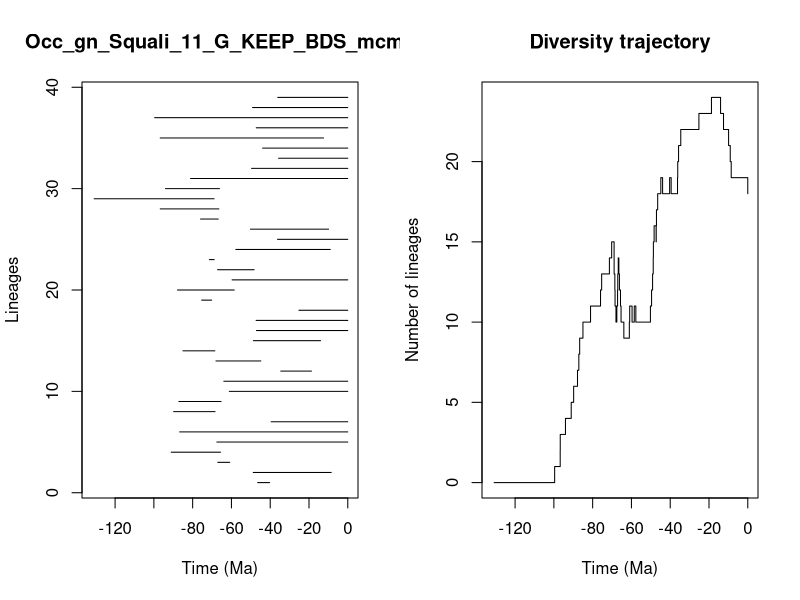

This figure's R source:


pdf(file='../Results/Genus/5_MA_bins_EP/pyrate_mcmc_logs/Occ_gn_Squali_11_G_KEEP_BDS_mcmc_LTT.pdf',width=0.6*20, height=0.6*10)
title = "Occ_gn_Squali_11_G_KEEP_BDS_mcmc"
ts=c(46.464098999828074, 48.75985763035209,67.04476848050656,91.05609248079533,67.52576954713703,86.69820929868473,39.514251284053735,89.80184798571572,87.12641834692255,61.08067945698911,63.91641828461356,34.561527386755756,67.97452240198834,85.00819239039303,48.6802318037999,47.09010486334385,47.274566676992485,25.20588627808677,75.35668695804088,87.81316244814822,59.67018039991828,67.15351934459918,71.36435630364954,57.73010324361678,36.23159887250807,50.20842168848321,75.9364710458461,96.71299610515283,130.79251171208574,94.02296432541672,81.09014243691658,49.619938775858934,35.698227747184305,43.930416240677346,96.73888632464953,47.206879125457704,99.5971052373881,49.095402752145006,36.12218846670879)
te=c(40.30160353718932, 8.540718137818887,60.8928243118155,65.64183385055628,0.0,0.0,0.0,68.44816793896409,65.3524675242581,0.0,0.0,18.72922068549987,44.8429197992323,68.55134013427141,14.035062354880125,0.0,0.0,0.0,70.19539060215274,58.53981330412556,0.0,48.29978941472829,68.92762869995857,9.039017434275221,0.0,9.897399893011706,66.79804278130295,66.48672438487036,68.94251673948109,66.18620999981107,0.0,0.0,0.0,0.0,12.514554188749587,0.0,0.0,0.0,0.0)
div_traj=c(0, 1,2,3,4,5,6,7,8,9,10,11,12,13,14,15,14,13,12,11,10,11,12,13,14,13,12,11,10,9,10,11,10,11,10,11,12,13,14,15,16,15,16,17,18,19,18,19,18,19,20,21,22,23,24,23,22,21,20,19,18)
time_events=c(130.79251171208574, 99.5971052373881,96.73888632464953,96.71299610515283,94.02296432541672,91.05609248079533,89.80184798571572,87.81316244814822,87.12641834692255,86.69820929868473,85.00819239039303,81.09014243691658,75.9364710458461,75.35668695804088,71.36435630364954,70.19539060215274,68.94251673948109,68.92762869995857,68.55134013427141,68.44816793896409,67.97452240198834,67.52576954713703,67.15351934459918,67.04476848050656,66.79804278130295,66.48672438487036,66.18620999981107,65.64183385055628,65.3524675242581,63.91641828461356,61.08067945698911,60.8928243118155,59.67018039991828,58.53981330412556,57.73010324361678,50.20842168848321,49.619938775858934,49.095402752145006,48.75985763035209,48.6802318037999,48.29978941472829,47.274566676992485,47.206879125457704,47.09010486334385,46.464098999828074,44.8429197992323,43.930416240677346,40.30160353718932,39.514251284053735,36.23159887250807,36.12218846670879,35.698227747184305,34.561527386755756,25.20588627808677,18.72922068549987,14.035062354880125,12.514554188749587,9.897399893011706,9.039017434275221,8.540718137818887,0.0)
                par(mfrow=c(1,2))
                L = length(ts)
                plot(ts, 1:L , xlim=c(-max(ts)-1,0), pch=20, type="n", main=title,xlab="Time (Ma)",ylab="Lineages")
                for (i in 1:L){segments(x0=-te[i],y0=i,x1=-ts[i],y1=i)}    
                t = -time_events
                plot(div_traj ~ t,type="s", main = "Diversity trajectory",xlab="Time (Ma)",ylab="Number of lineages",xlim=c(-max(ts)-1,0))
                abline(v=c(65,200,251,367,445),lty=2,col="gray")
                
